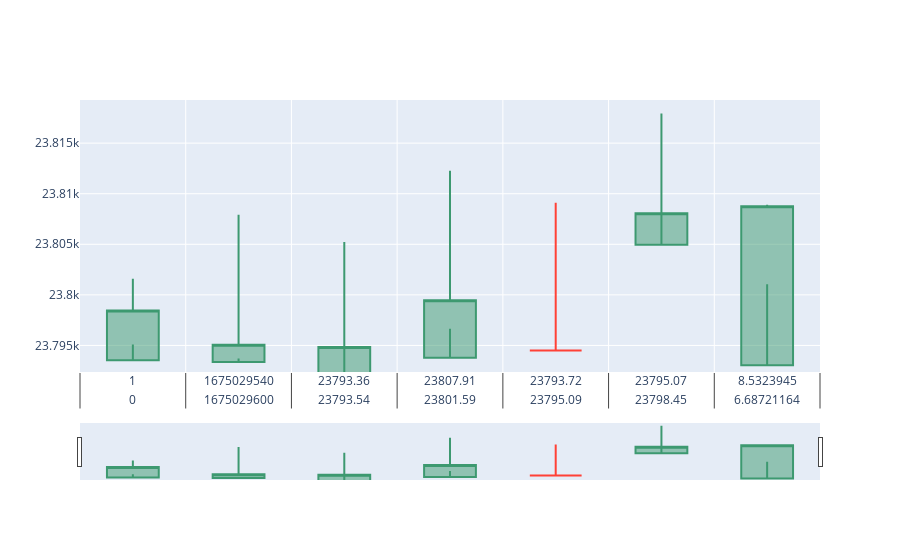

The notebook cell this image was saved under:
### Code cell
import plotly
import plotly.graph_objects as go
import plotly.express as px
import warnings
warnings.filterwarnings('ignore')
fig = go.Figure(data=[go.Candlestick(x=a0, 
                                     open=b0, 
                                     high=c0, 
                                     low=d0, 
                                     close=e0)])
print('Use the slider to Adjust and Zoom')
fig.show()

### Figure 1 — Plotly figure (JSON) as saved in the notebook; plotly's stock layout.template omitted (floating-point values rounded to 4 significant figures; data arrays with more than 128 entries replaced by an {"elided": "..."} marker saying what was removed)
{"data": [{"close": {"elided": "300 float values"}, "high": {"elided": "300 float values"}, "low": {"elided": "300 float values"}, "open": {"elided": "300 float values"}, "type": "candlestick", "x": {"elided": "300x7 float values"}}], "layout": {}}
